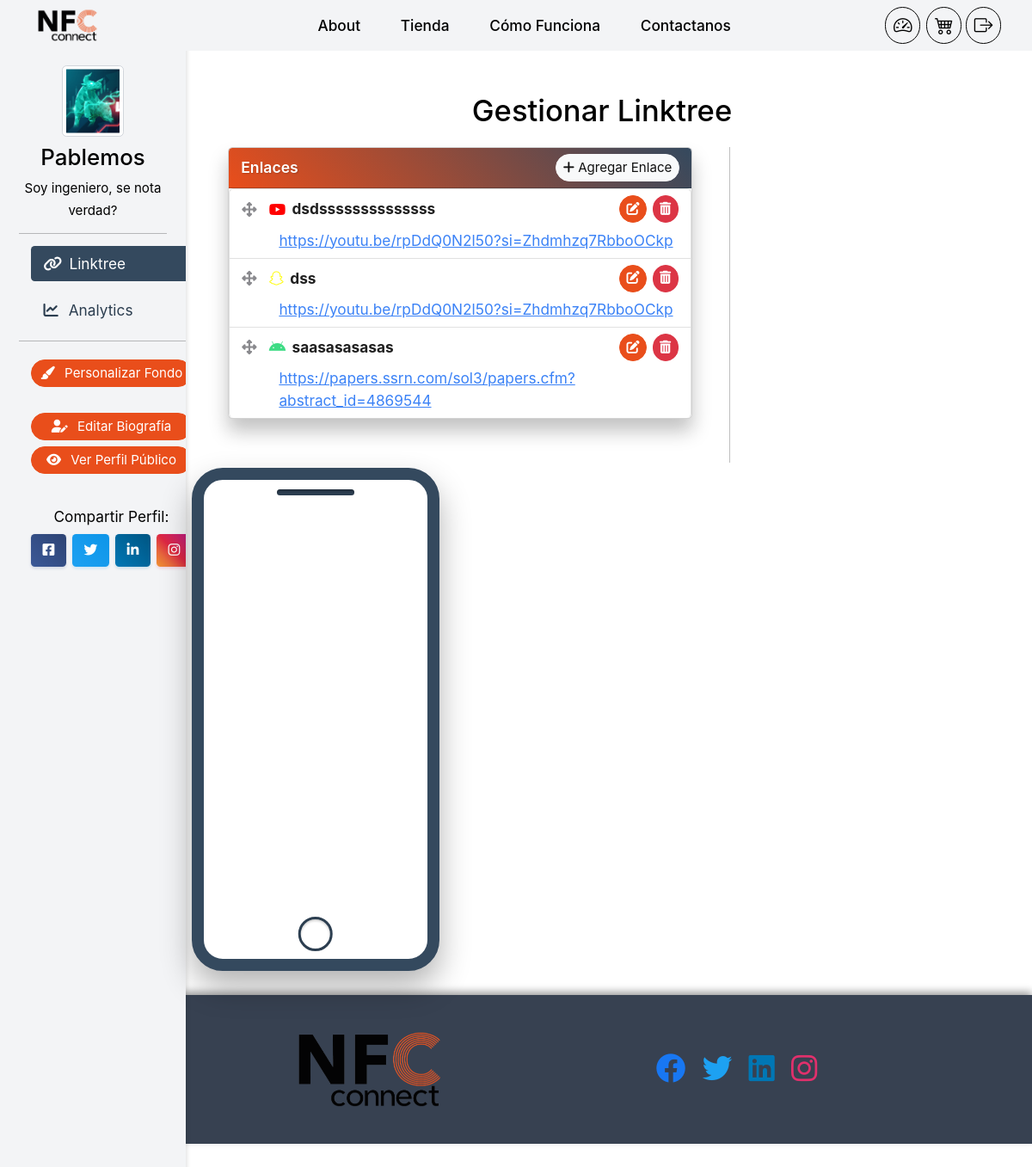
The page /dashboard (signed in) on the database its author committed.
### app/models.py (models this page shows, shortened)
class User(UserMixin, db.Model):
    __tablename__ = 'user'
    id = db.Column(db.Integer, primary_key=True)
    username = db.Column(db.String(150), unique=True, nullable=False)
    email = db.Column(db.String(150), unique=True, nullable=False)
    password_hash = db.Column(db.String(128), nullable=False)
    profile_image = db.Column(db.String(20), nullable=True, default='default.jpg')
    background_image = db.Column(db.String(50), nullable=True, default=None)
    background_video = db.Column(db.String(50), nullable=True, default=None)
    background_type = db.Column(db.String(10), nullable=False, default='image')  # Nuevo campo
    link_color = db.Column(db.String(7), default='#e94e1b')  # Nuevo campo para color de enlaces
    bio = db.Column(db.Text, nullable=True)
    date_joined = db.Column(db.DateTime, default=datetime.utcnow)
    is_admin = db.Column(db.Boolean, default=False)
    is_authorized = db.Column(db.Boolean, default=False)
    cart = db.relationship('Cart', backref='user', uselist=False, cascade="all, delete-orphan")
    user_links = db.relationship('UserLink', back_populates='owner', lazy='dynamic')

class UserLink(db.Model):
    __tablename__ = 'user_link'
    id = db.Column(db.Integer, primary_key=True)
    title = db.Column(db.String(150), nullable=False)
    url = db.Column(db.String(255), nullable=False)
    icon = db.Column(db.String(150), nullable=True)
    owner_id = db.Column(db.Integer, db.ForeignKey('user.id'), nullable=False)
    order = db.Column(db.Integer, nullable=False, default=0)
    clicks = db.Column(db.Integer, nullable=False, default=0)
    owner = db.relationship('User', back_populates='user_links')
    click_logs = db.relationship('ClickLog', back_populates='link', lazy='dynamic', cascade="all, delete-orphan")

### app/routes.py (the view)
@app.route('/dashboard')
@login_required
def dashboard():
    links = UserLink.query.filter_by(owner_id=current_user.id).order_by(UserLink.order).all()
    clicks_per_link = {
        'labels': [link.title for link in links],
        'data': [link.clicks for link in links]
    }
    today = datetime.utcnow().date()
    total_clicks = sum(link.clicks for link in links)
    today_clicks = ClickLog.query.filter(
        ClickLog.link_id.in_([link.id for link in links]),
        func.date(ClickLog.timestamp) == today - timedelta(days=1)
    ).count()
    active_links = len([link for link in links if link.clicks > 0])
    daily_average = total_clicks / len(links) if links else 0
    sorted_links = sorted(links, key=lambda l: l.clicks, reverse=True)[:5]
    popular_links = {
        'labels': [link.title for link in sorted_links],
        'data': [link.clicks for link in sorted_links]
    }
    today = datetime.utcnow().date()
    thirty_days_ago = today - timedelta(days=29)
    date_range = [thirty_days_ago + timedelta(days=i) for i in range(30)]
    clicks_trend = defaultdict(lambda: defaultdict(int))
    for log in ClickLog.query.filter(ClickLog.timestamp >= thirty_days_ago).all():
        click_date = log.timestamp.date()
        clicks_trend[click_date][log.link.title] += 1
    trend_labels = [date.strftime('%d-%m') for date in date_range]
    datasets = []
    for link in links:
        link_data = [clicks_trend[date][link.title] for date in date_range]
        color = generate_random_color()  # Implementa esta función o define una lista de colores
        datasets.append({
            'title': link.title,
            'data': link_data,
            'color': color
        })
    click_trend = {
        'labels': trend_labels,
        'datasets': datasets
    }
    analytics_data = {
        'clicks_per_link': clicks_per_link,
        'popular_links': popular_links,
        'click_trend': click_trend,
        'total_clicks': total_clicks,
        'today_clicks': today_clicks,
        'active_links': active_links,
        'daily_average': daily_average
    }
    return render_template('dashboard.html', links=links, analytics_data=analytics_data)

### app/__init__.py (called while the page is built)
@login_manager.user_loader
def load_user(user_id):
    return models.User.query.get(int(user_id))

### app/routes.py (called while the page is built)
@app.before_request
def parse_url():
    path = request.path
    g.lang_code = 'en'
    if path.startswith('/es'):
        g.lang_code = 'es'
    elif path.startswith('/en'):
        if len(path) == 3:
            return redirect('/', code=301)
        path = path[3:]
        return redirect(path, code=301)
    return None

@app.context_processor
def inject_logout_form():
    logout_form = LogoutForm()
    return dict(logout_form=logout_form)

@app.context_processor
def inject_add_to_cart_form():
    form = AddToCartForm()
    return dict(add_to_cart_form=form)

def generate_random_color():
    import random
    return 'rgba({},{},{},1)'.format(random.randint(0,255), random.randint(0,255), random.randint(0,255))

### app/utils.py (called while the page is built)
def url_for_locale(url, lang):
    out = url_for(url)
    if lang != 'en':
        if out == '/':
            out = '/es'
        else:
            out = '/es' + out
    return out

### app/templates/dashboard.html (shortened to what this page needs)
{% extends "app.html" %}
{% set navbar_size = 'small' %}
{% block content %}
{% if not current_user.is_authorized %}
    <div class="container mt-5">
        <div class="alert alert-danger text-center" role="alert">
            <h4 class="alert-heading">Acceso No Autorizado</h4>
            <p>Tu cuenta no está autorizada para acceder a esta página.</p>
            <hr>
            <p class="mb-0">Por favor, contacta con el administrador para solicitar autorización.</p>
        </div>
    </div>
{% else %}
    <div class="container-fluid d-flex flex-column" style="padding-top: 4rem;">
        <div class="row flex-fill">
            <nav id="sidebarMenu" class="col-md-3 col-lg-2 d-md-block bg-light sidebar collapse h-100 d-none d-md-block" style="width: calc(18%);">
            <div class="position-sticky pt-3 h-100">
                    <div class="text-center mb-2" style="padding-top: 3rem;">
                    {% if current_user.profile_image %}
                        <img src="{{ url_for('static', filename='img/profile_pics/' ~ current_user.profile_image) }}" alt="{{ current_user.username }}'s Profile Picture" class="profile-picture img-thumbnail" style="cursor: pointer;" data-bs-toggle="modal" data-bs-target="#changeProfilePicModal">
                    {% else %}
                        <img src="{{ url_for('static', filename='img/profile_pics/default.jpg') }}" alt="Default Profile Picture" class="profile-picture img-thumbnail">
                    {% endif %}
                    </div>
                    <h4 class="text-center mb-2">{{ current_user.username }}</h4>
                    <p class="text-center mb-2"><small>{{ current_user.bio }}</small></p>
                    <hr>
                    <ul class="nav flex-column">
                        <li class="nav-item">
                            <a class="nav-link active" aria-current="page" href="#" data-section="linktreeSection">
                                <i class="fas fa-link me-1"></i>
                                Linktree
                            </a>
                        </li>
                        <li class="nav-item">
                            <a class="nav-link" href="#" data-section="analyticsSection">
                                <i class="fas fa-chart-line me-2"></i>
                                Analytics
                            </a>
                        </li>
                        <hr>
                        <li class="nav-item mt-2">
                            <button class="btn btn-sm btn-dashboard w-100 mb-2" data-bs-toggle="modal" data-bs-target="#customizeModal">
                                <i class="fas fa-paint-brush me-2"></i>
                                Personalizar Fondo
                            </button>
                        </li>
                        <li class="nav-item">
                            <button class="btn btn-sm btn-dashboard w-100 mb-2" data-bs-toggle="modal" data-bs-target="#editBioModal">
                                <i class="fas fa-user-edit me-2"></i>
                                Editar Biografía
                            </button>
                        </li>
                        <li class="nav-item">
                            <a href="{{ url_for('user_links_page', username=current_user.username) }}" class="btn btn-sm btn-dashboard w-100 mb-3">
                                <i class="fas fa-eye me-2"></i>
                                Ver Perfil Público
                            </a>
                        </li>
                        <li class="nav-item">
                            <div class="social-share-buttons text-center">
                                <span>Compartir Perfil:</span>
                                <div class="d-flex justify-content-center mt-2">
                                    <a href="https://facebook.com/sharer/sharer.php?u={{ url_for('user_links_page', username=current_user.username, _external=True) }}" target="_blank" class="btn btn-sm btn-facebook me-2">
                                        <i class="fa-brands fa-square-facebook"></i>
                                    </a>
                                    <a href="https://twitter.com/intent/tweet?url={{ url_for('user_links_page', username=current_user.username, _external=True) }}&text=Visita mi Linktree!" target="_blank" class="btn btn-sm btn-twitter me-2">
                                        <i class="fa-brands fa-twitter"></i>
                                    </a>
                                    <a href="https://www.linkedin.com/shareArticle?mini=true&url={{ url_for('user_links_page', username=current_user.username, _external=True) }}" target="_blank" class="btn btn-sm btn-linkedin me-2">
                                        <i class="fa-brands fa-linkedin-in"></i>
                                    </a>
                                    <a href="https://www.instagram.com/sharer.php?u={{ url_for('user_links_page', username=current_user.username, _external=True) }}" target="_blank" class="btn btn-sm btn-instagram">
                                        <i class="fa-brands fa-instagram"></i>
                                    </a>
                                </div>
                            </div>
                        </li>
                    </ul>
                </div>
            </nav>
            <div class="col-md-9 ms-sm-auto col-lg-10 px-md-4">
                <div id="linktreeSection" style="padding-top: 2rem;">
                    <h2 class="mt-4 mb-4 text-center">Gestionar Linktree</h2>
                    <div class="row">
                        <div class="col-12 col-md-7 ms-lg-5">
                            <div class="card mb-4 shadow-sm">
                                <div class="card-header d-flex justify-content-between align-items-center bg-primary text-white">
                                    <span>Enlaces</span>
                                    <button type="button" class="btn btn-sm btn-light" data-bs-toggle="modal" data-bs-target="#addLinkModal">
                                        <i class="fas fa-plus"></i> Agregar Enlace
                                    </button>
                                </div>
                                <div class="card-body">
                                    {% if links %}
                                        <ul id="sortable" class="list-group">
                                            {% for link in links %}
                                            <li class="list-group-item" data-id="{{ link.id }}">
                                                <div class="d-flex justify-content-between align-items-center">
                                                    <div class="d-flex align-items-center">
                                                        <i class="fas fa-arrows-alt handle me-3 text-muted" style="cursor: move;"></i>
                                                        <i class="{{ link.icon or 'fas fa-link' }} me-2"></i>
                                                        <strong>{{ link.title }}</strong>
                                                    </div>
                                                    <div class="d-flex">
                                                        <button type="button" class="btn btn-sm btn-primary me-2" data-bs-toggle="modal" data-bs-target="#editLinkModal"
                                                            data-link-id="{{ link.id }}"
                                                            data-link-title="{{ link.title|e }}"
                                                            data-link-url="{{ link.url|e }}"
                                                            data-link-icon="{{ link.icon|e }}">
                                                            <i class="fas fa-edit"></i>
                                                        </button>
                                                        <button type="button" class="btn btn-sm btn-danger" onclick="confirmDelete('{{ link.id|safe }}')">
                                                            <i class="fas fa-trash-alt"></i>
                                                        </button>
                                                    </div>
                                                </div>
                                                <div class="mt-2 ms-5">
                                                    <a href="{{ link.url }}" target="_blank">{{ link.url }}</a>
                                                </div>
                                            </li>
                                            {% endfor %}
                                        </ul>
                                    {% else %}
                                        <p class="text-muted">No has agregado ningún enlace aún.</p>
                                    {% endif %}
                                </div>
                            </div>
                        </div>
                        <div class="col-12 col-md-auto d-none d-md-block">
                        </div>
                        <div class="col-12 col-md-4 mb-4">
                                <div class="card-body">
                                    <div class="phone-preview d-flex justify-content-center">
                                        <div class="phone">
                                            <div class="screen position-relative">
                                                <iframe src="{{ url_for('user_links_page', username=current_user.username) }}" class="linktree-iframe w-100 h-100 border-0" allowfullscreen></iframe>
                                            </div>
                                        </div>
                                    </div>
                                </div>
                            </div>
                        </div>
                    </div>
        </div>
    </div>
{% endif %}
{% endblock %}

### app/static/css/style.css (style rules this page uses)
body { margin: 0; padding-top: 0rem; overflow-x: hidden; background-color: var(--bs-light); color: var(--bs-dark); font-family: var(--bs-font-sans-serif); }
@media (min-width: 1160px) { .nav-item { margin-left: 1rem; } }
.btn-danger { background-color: var(--bs-danger); }
.card { border: none; border-radius: var(--bs-border-radius); }
.card .card-body { padding: 0; }
.list-group-item { border: none; border-bottom: 1px solid var(--bs-light); padding: 15px 20px; }
.list-group-item:last-child { border-bottom: none; }
.handle { cursor: move; }
.btn-sm { font-size: 0.85rem; padding: 5px 10px; }

### rows shown on the page
User: profile_image (picture), username "Pablemos", bio "Soy ingeniero, se nota verdad?"
UserLink: title "dsdssssssssssssss", url "https://youtu.be/rpDdQ0N2l50?si=Zhdmhzq7RbboOCkp"
UserLink: title "dss", url "https://youtu.be/rpDdQ0N2l50?si=Zhdmhzq7RbboOCkp"
UserLink: title "saasasasasas", url "https://papers.ssrn.com/sol3/papers.cfm?abstract_id=4869544"
